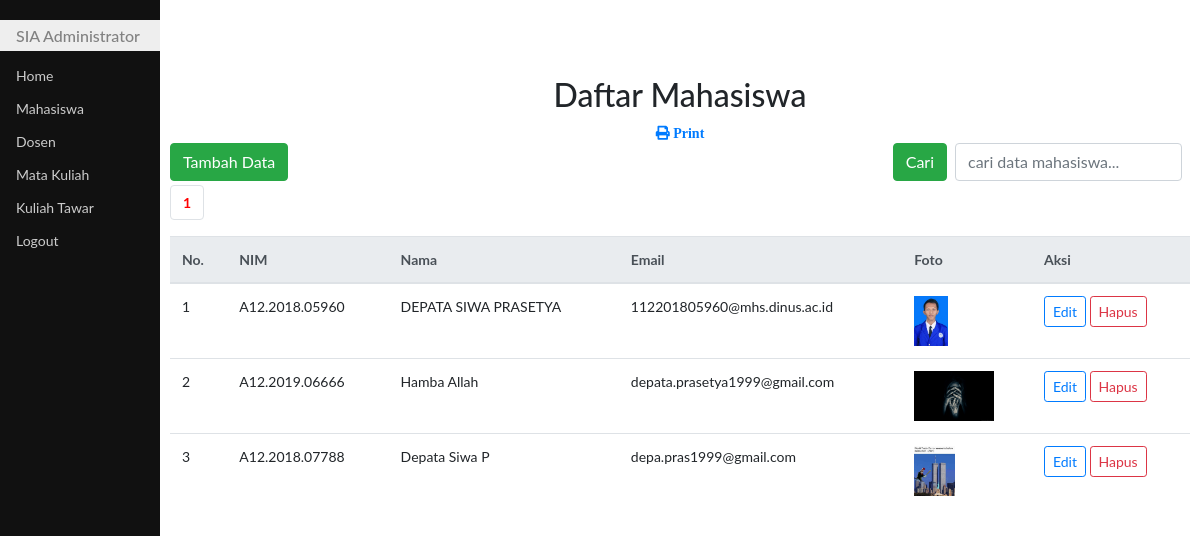
/updateMhs.php, run on the app's committed database.
### tables this page shows
CREATE TABLE `mhs` (
  `id` int(11) NOT NULL,
  `nim` char(14) DEFAULT NULL,
  `nama` varchar(50) DEFAULT NULL,
  `email` varchar(50) DEFAULT NULL,
  `foto` varchar(25) DEFAULT NULL
);

### updateMhs.php (the view, shortened to what this page needs)
<!DOCTYPE html>
<html>
<head>
	<link rel="stylesheet" type="text/css" href="bootstrap4/css/bootstrap.css">
	<link rel="stylesheet" type="text/css" href="css/styleku.css">
	<link rel="stylesheet" href="https://use.fontawesome.com/releases/v5.7.0/css/all.css">
</head>
<body>
<?php
require "fungsi.php";
$jmlDataPerHal = 5;
if (isset($_POST['cari'])){
	$cari=$_POST['cari'];
	$sql="select * from mhs where nim like'%$cari%' or
						  nama like '%$cari%' or
						  email like '%$cari%'";
}else{
	$sql="select * from mhs";
}
$qry = mysqli_query($koneksi,$sql) or die(mysqli_error($koneksi));
$jmlData = mysqli_num_rows($qry);
$jmlHal = ceil($jmlData / $jmlDataPerHal);
if (isset($_GET['hal'])){
	$halAktif=$_GET['hal'];
}else{
	$halAktif=1;
}
$awalData=($jmlDataPerHal * $halAktif)-$jmlDataPerHal;
$kosong=false;
if (isset($_POST['cari'])){
	$cari=$_POST['cari'];
	$sql="select * from mhs where nim like'%$cari%' or
						  nama like '%$cari%' or
						  email like '%$cari%'
						  limit $awalData,$jmlDataPerHal";
}else{
	$sql="select * from mhs limit $awalData,$jmlDataPerHal";
}
$hasil=mysqli_query($koneksi,$sql) or die(mysqli_error($koneksi));
?>
<div class="utama">
	<h2 class="text-center" style="margin-top: 2cm;">Daftar Mahasiswa</h2>
	<div class="text-center"><a href="prnMhsPdf.php"><span class="fas fa-print">&nbsp;Print</span></a></div>
	<span class="float-left">
		<a class="btn btn-success" href="addMhs.php">Tambah Data</a>
	</span>
	<span class="float-right">
		<form action="" method="post" class="form-inline">
			<button class="btn btn-success" type="submit">Cari</button>
			<input class="form-control mr-2 ml-2" type="text" name="cari" placeholder="cari data mahasiswa..." autofocus autocomplete="off">
		</form>
	</span>
	<br><br>
	<ul class="pagination">
		<?php
		for($i=1;$i<=$jmlHal;$i++){
			if ($i==$halAktif){
				echo "<li class='page-item'><a class='page-link' href=?hal=$i style='font-weight:bold;color:red;'>$i</a></li>";
			}else{
				echo "<li class='page-item'><a class='page-link' href=?hal=$i>$i</a></li>";
			}
		}
		?>
	</ul>
	<table class="table table-hover">
	<thead class="thead-light">
	<tr>
		<th>No.</th>
		<th>NIM</th>
		<th>Nama</th>
		<th>Email</th>
		<th>Foto</th>
		<th>Aksi</th>
	</tr>
	</thead>
	<tbody>
	<?php
	if ($kosong){
		?>
		<tr><th colspan="6">
			<div class="alert alert-info alert-dismissible fade show text-center">
			Data tidak ada
			</div>
		</th></tr>
		<?php
	}else{
		if($awalData==0){
			$no=$awalData+1;
		}else{
			$no=$awalData;
		}
		while($row=mysqli_fetch_assoc($hasil)){
			?>
			<tr>
				<td><?php echo $no?></td>
				<td><?php echo $row["nim"]?></td>
				<td><?php echo $row["nama"]?></td>
				<td><?php echo $row["email"]?></td>
				<td><img src="<?php echo "foto/".$row["foto"]?>" height="50"></td>
				<td>
				<a class="btn btn-outline-primary btn-sm" href="editMhs.php?kode=<?php echo $row['id']?>">Edit</a>
				<a class="btn btn-outline-danger btn-sm" href="hpsMhs.php?kode=<?php echo $row["id"]?>" id="linkHps" onclick="return confirm('Yakin dihapus nih?')">Hapus</a>
				</td>
			</tr>
			<?php
			$no++;
		}
	}
	?>
	</tbody>
	</table>
</div>
</body>
</html>

### css/styleku.css (style rules this page uses)
body { font-family: "Lato", sans-serif; }
.menusamping { height: 100%; width: 160px; position: fixed; z-index: 1; top: 0; left: 0; background-color: #111; overflow-x: hidden; padding-top: 20px; }
.menusamping a { padding: 6px 8px 6px 16px; text-decoration: none; font-size: 14px; color: #ccc; display: block; }
.menusamping h1 { padding: 6px 8px 6px 16px; text-decoration: none; font-size: 16px; color: #818181; background-color:#eee; display: block; }
.utama { margin-left: 160px; font-size: 14px; padding: 0px 10px; }

### data on the page
mhs: nim "A12.2018.05960", nama "DEPATA SIWA PRASETYA", email "112201805960@mhs.dinus.ac.id", foto (picture)
mhs: nim "A12.2019.06666", nama "Hamba Allah", email "depata.prasetya1999@gmail.com", foto (picture)
mhs: nim "A12.2018.07788", nama "Depata Siwa P", email "depa.pras1999@gmail.com", foto (picture)
